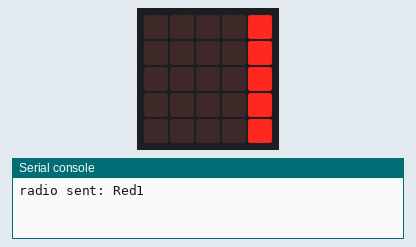
Recording of a program running on a simulated BBC micro:bit (MakeCode). On the bench: the board's 5×5 LED display, the last lines printed to the serial console. Random numbers come from a fixed seed; no radio messages arrive unless stated (any console line starting 'radio sent:' is added by the test bench).

Above: at 0.1 s.
At 4.38 s:
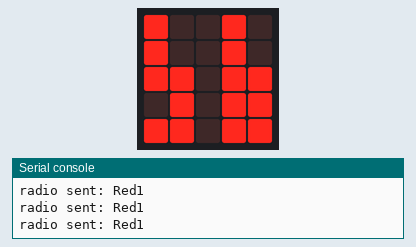
At 9.88 s:
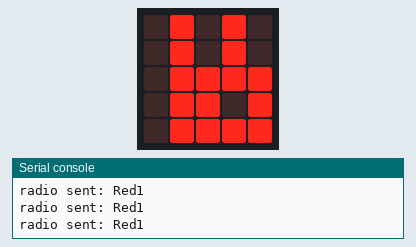
At 19.89 s:
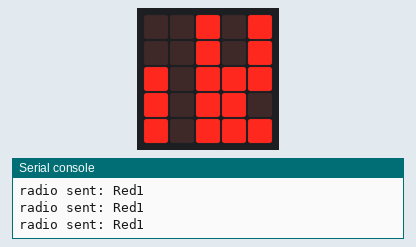
At 29.7 s:
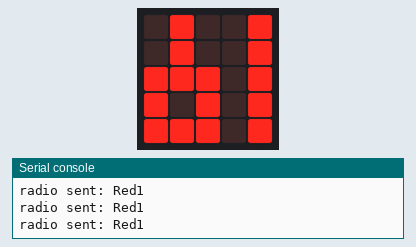
At 39.7 s:
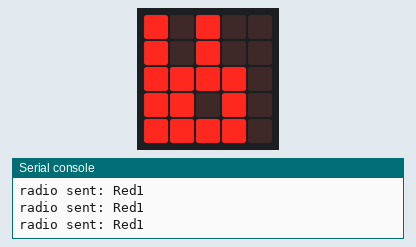

The program:

secret-message-server.py
```python
groupe = 40 + 2 * randint(0, 100)
radio.set_group(groupe)
sprite = images.icon_image(IconNames.RABBIT)


def on_forever():
    radio.send_string("Red1")
    sprite.scroll_image(1, 200)


basic.forever(on_forever)
```
